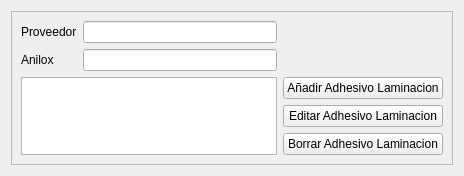
                    <widget class="QWidget" name="tabAdhesivoLaminacion_2">
                     <attribute name="title">
                      <string>Adhesivo Laminacion</string>
                     </attribute>
                     <layout class="QGridLayout" name="gridLayout_28">
                      <item row="0" column="0" colspan="3">
                       <widget class="QFrame" name="formularioAdhLam_2">
                        <property name="frameShape">
                         <enum>QFrame::StyledPanel</enum>
                        </property>
                        <property name="frameShadow">
                         <enum>QFrame::Raised</enum>
                        </property>
                        <layout class="QGridLayout" name="gridLayout_29">
                         <item row="0" column="0">
                          <widget class="QLabel" name="lblProveedorAdhLam_2">
                           <property name="text">
                            <string>Proveedor</string>
                           </property>
                          </widget>
                         </item>
                         <item row="0" column="1">
                          <widget class="QLineEdit" name="leProveedorAdhLamMod"/>
                         </item>
                         <item row="1" column="0">
                          <widget class="QLabel" name="lblAniloxAdhLam_2">
                           <property name="text">
                            <string>Anilox</string>
                           </property>
                          </widget>
                         </item>
                         <item row="1" column="1">
                          <widget class="QLineEdit" name="leAniloxAdhLamMod"/>
                         </item>
                         <item row="2" column="0" rowspan="3" colspan="2">
                          <widget class="QTableView" name="viewAdhLam"/>
                         </item>
                         <item row="2" column="2">
                          <widget class="QPushButton" name="pbAniadirAdhLamMod">
                           <property name="text">
                            <string>Añadir Adhesivo Laminacion</string>
                           </property>
                          </widget>
                         </item>
                         <item row="3" column="2">
                          <widget class="QPushButton" name="pbEditarAdhLamMod">
                           <property name="text">
                            <string>Editar Adhesivo Laminacion</string>
                           </property>
                          </widget>
                         </item>
                         <item row="4" column="2">
                          <widget class="QPushButton" name="pbBorrarAdhLamMod">
                           <property name="text">
                            <string>Borrar Adhesivo Laminacion</string>
                           </property>
                          </widget>
                         </item>
                        </layout>
                       </widget>
                      </item>
                     </layout>
                    </widget>
